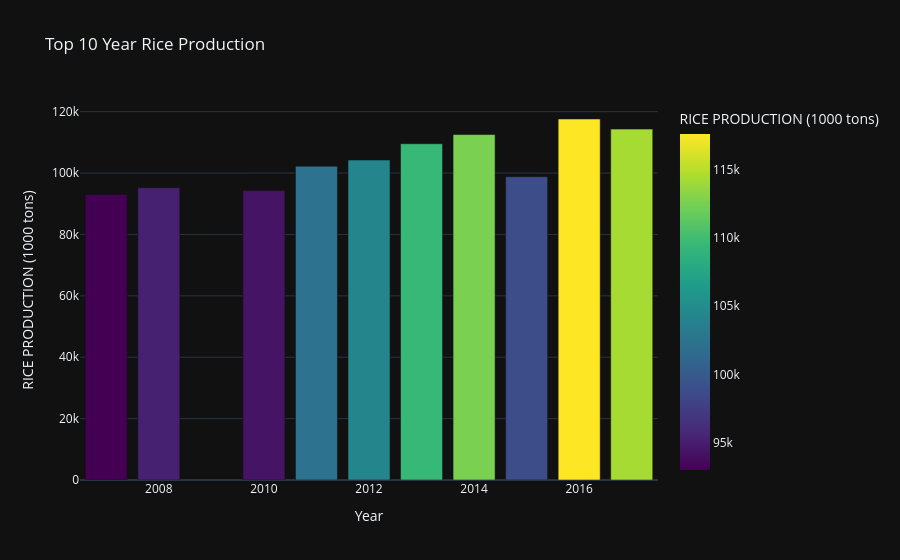

Write notebook code for a chart like this one.
### Code cell
fig_rice = px.bar(
    ten_year_riceprod,
    x='Year',
    y='RICE PRODUCTION (1000 tons)',
    color ='RICE PRODUCTION (1000 tons)',
    color_continuous_scale='viridis',
    title=' Top 10 Year Rice Production',
template='plotly_dark'
)
fig_rice

### Figure 1 — Plotly figure (JSON) as saved in the notebook; plotly's stock layout.template omitted (floating-point values rounded to 4 significant figures)
{"data": [{"alignmentgroup": "True", "hovertemplate": "Year=%{x}<br>RICE PRODUCTION (1000 tons)=%{marker.color}<extra></extra>", "legendgroup": "", "marker": {"color": [117600.0, 114300.0, 112600.0, 109600.0, 104200.0, 102200.0, 98820.0, 95230.0, 94300.0, 93000.0], "coloraxis": "coloraxis", "pattern": {"shape": ""}}, "name": "", "offsetgroup": "", "orientation": "v", "showlegend": false, "textposition": "auto", "type": "bar", "x": [2016, 2017, 2014, 2013, 2012, 2011, 2015, 2008, 2010, 2007], "xaxis": "x", "y": [117600.0, 114300.0, 112600.0, 109600.0, 104200.0, 102200.0, 98820.0, 95230.0, 94300.0, 93000.0], "yaxis": "y"}], "layout": {"barmode": "relative", "coloraxis": {"colorbar": {"title": {"text": "RICE PRODUCTION (1000 tons)"}}, "colorscale": [[0, "#440154"], [0.1111, "#482878"], [0.2222, "#3e4989"], [0.3333, "#31688e"], [0.4444, "#26828e"], [0.5556, "#1f9e89"], [0.6667, "#35b779"], [0.7778, "#6ece58"], [0.8889, "#b5de2b"], [1, "#fde725"]]}, "legend": {"tracegroupgap": 0}, "title": {"text": " Top 10 Year Rice Production"}, "xaxis": {"anchor": "y", "domain": [0, 1], "title": {"text": "Year"}}, "yaxis": {"anchor": "x", "domain": [0, 1], "title": {"text": "RICE PRODUCTION (1000 tons)"}}}}
